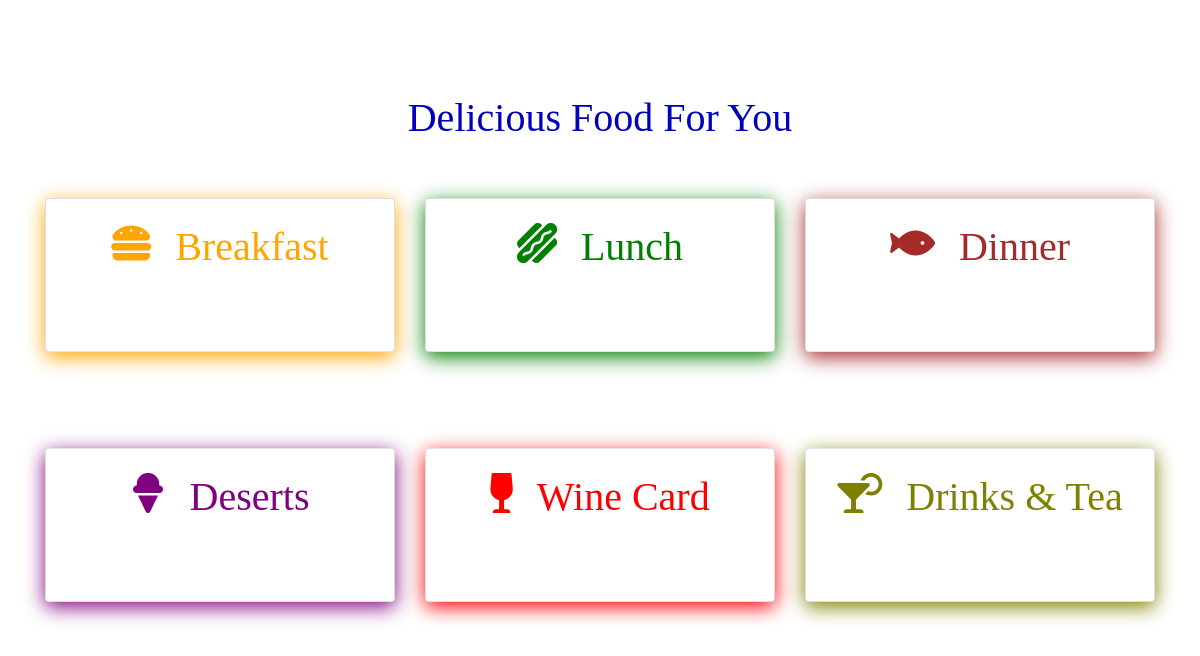
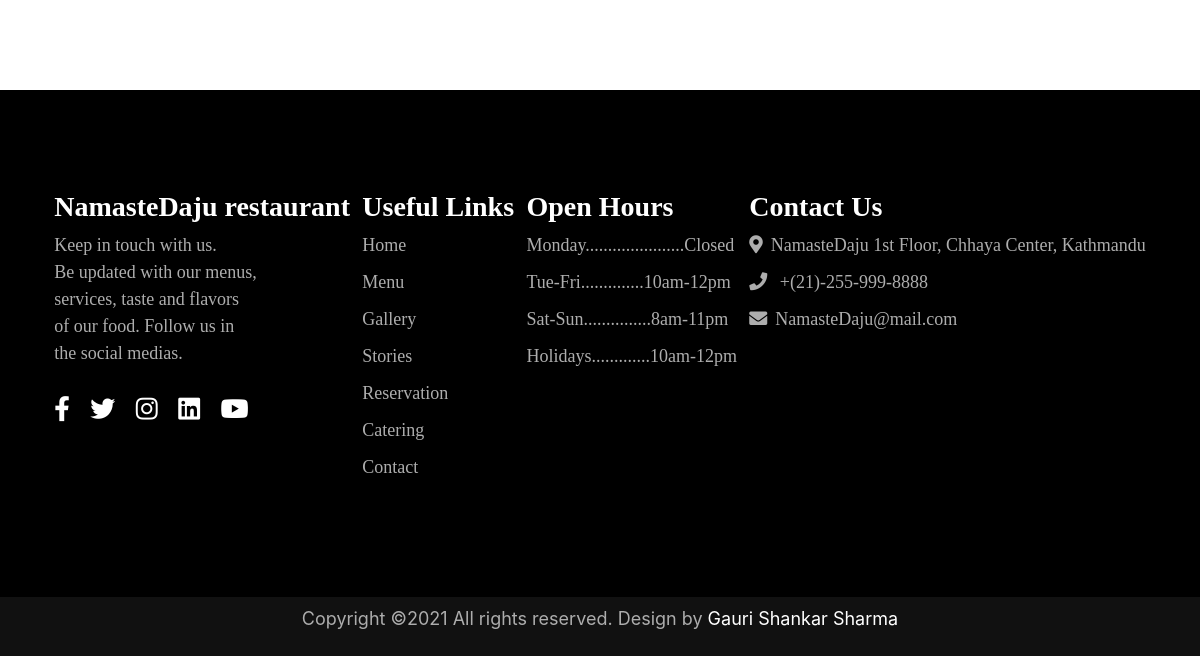
The page /Nd/menu (lower part) on the database as committed earlier (2 pictures, top to bottom).
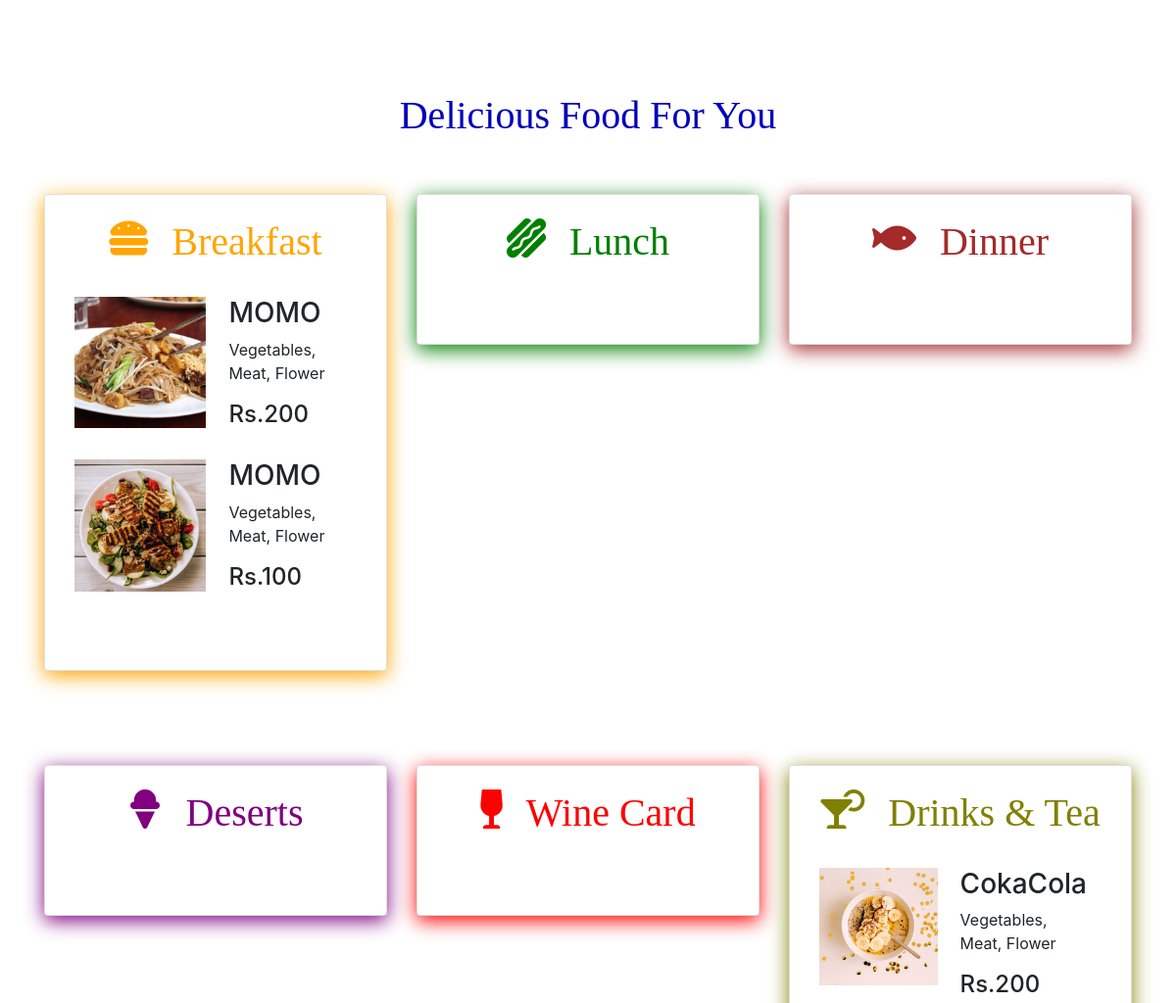
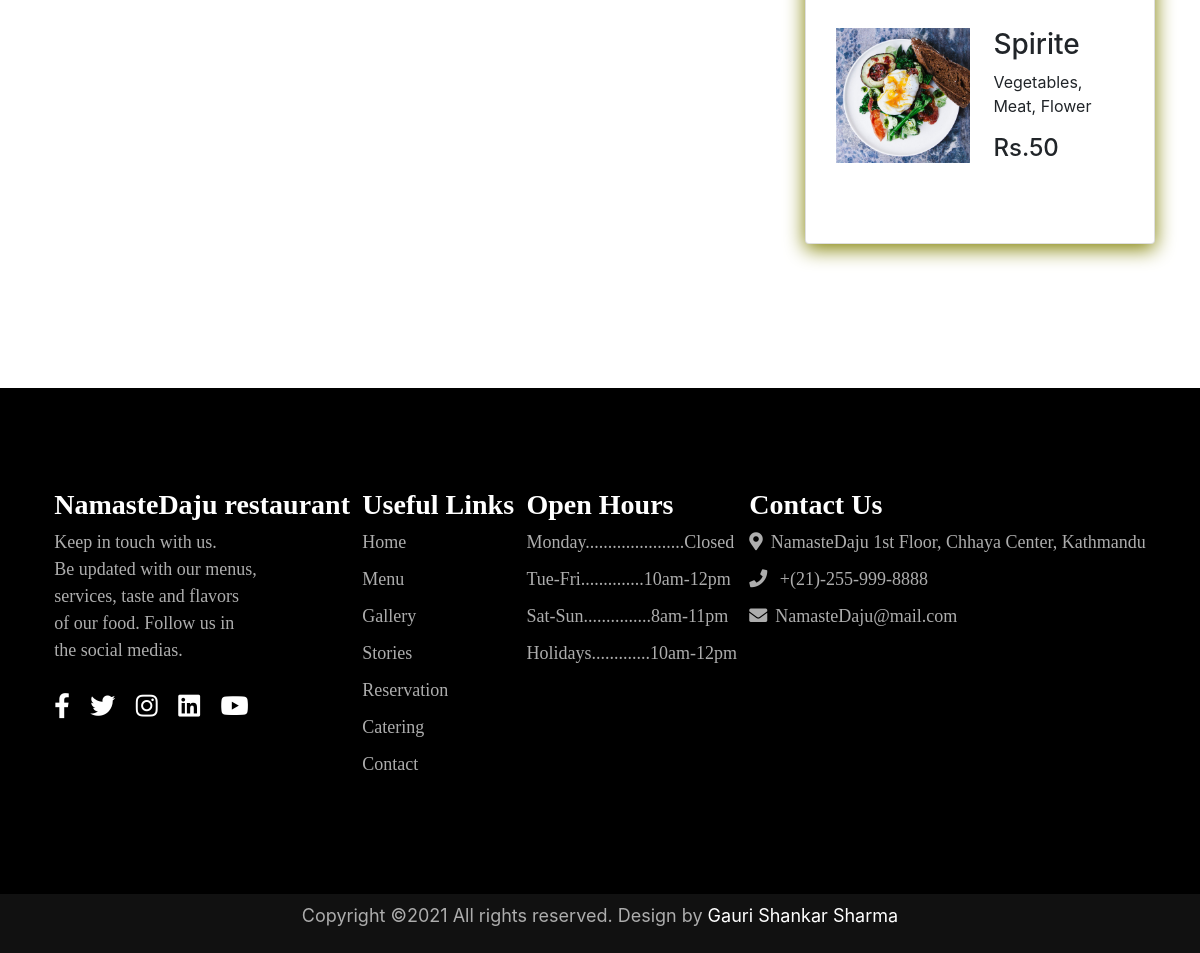
The same page on the database as committed later (2 pictures, top to bottom).
### Nd/models.py (models this page shows, shortened)
class Menu(models.Model):
    options = (('Breakfast', 'Breakfast'), ('Lunch', 'Lunch'), ('Dinner', 'Dinner'), ('Deserts', 'Deserts'), ('Wine Card', 'Wine Card'), ('Drinks & Tea', 'Drinks & Tea'))
    name = models.CharField(max_length=50, validators=[validators.MinLengthValidator(2)])
    description = models.CharField(max_length=200, validators=[validators.MinLengthValidator(4)])
    price = models.IntegerField()
    image = models.FileField(upload_to='static/images/uploads/menu')
    category = models.CharField(max_length=200, choices=options ,validators=[validators.MinLengthValidator(4)])
    uploaded_date = models.DateTimeField(auto_now_add=True)

### Nd/views.py (the view)
# urls.py: path('menu', views.menu),
def menu(request):
    dictionary = {'key': Menu.objects.all(), 'menu': 'selected'}
    return render(request, 'Nd/Menu.html', dictionary)

### Nd/templates/Nd/Menu.html (shortened to what the changed rows need)
{% extends 'Main.html' %}
{% load static %}
{% block css_link %}
    <link href="{% static 'css/Menu.css' %}" rel="stylesheet" type="text/css"/>
{% endblock %}
{% block content %}
    <div class="container-fluid d-flex flex-column py-5" id="Menu">
        <div class="container d-flex justify-content-center py-sm-5" id="MH">
            <h1>Delicious Food For You</h1>
        </div>
        <div class="container-fluid d-lg-flex flex-row justify-content-between mb-5">
            <div class="container mb-5" id="Breakfast">
                <div class="card d-flex flex-column justify-content-between py-4">
                    <div class="container d-flex flex-row justify-content-center pb-4 MCH">
                        <h1>Breakfast</h1>
                    </div>
                    <div class="container-fluid d-flex flex-column justify-content-between mb-4 MCL">
                        {% for i in key %}
                        {% if i.category == "Breakfast" %}
                        <div class="container d-xl-flex flex-row justify-content-between mb-4">
                            <div class="mr-lg-2" id="Image">
                                <img class="img-fluid mb-2" src="/{{i.image}}" alt="pic"/>
                            </div>
                            <div class="container d-flex flex-column" id="Detail">
                                <h3 class="Dh3">{{i.name}}</h3>
                                <p  class="Dp">{{i.description}}</p>
                                <h4 class="Dh4">Rs.{{i.price}} <a class="btn font-weight-bold mt-2 Da">Order Now</a></h4>
                            </div>
                        </div>
                        {% endif %}
                        {% endfor %}
                    </div>
                </div>
            </div>
            <div class="container mb-5" id="Lunch">
                <div class="card d-flex flex-column justify-content-between py-4">
                    <div class="container d-flex flex-row justify-content-center pb-4 MCH">
                        <h1>Lunch</h1>
                    </div>
                </div>
            </div>
            <div class="container mb-5" id="Dinner">
                <div class="card d-flex flex-column justify-content-between py-4">
                    <div class="container d-flex flex-row justify-content-center pb-4 MCH">
                        <h1>Dinner</h1>
                    </div>
                </div>
            </div>
        </div>
        <div class="container-fluid d-lg-flex flex-row justify-content-between mb-5">
            <div class="container mb-5" id="Deserts">
                <div class="card d-flex flex-column justify-content-between py-4">
                    <div class="container d-flex flex-row justify-content-center pb-4 MCH">
                        <h1>Deserts</h1>
                    </div>
                </div>
            </div>
            <div class="container mb-5" id="Wine_Card">
                <div class="card d-flex flex-column justify-content-between py-4">
                    <div class="container d-flex flex-row justify-content-center pb-4 MCH">
                        <h1>Wine Card</h1>
                    </div>
                </div>
            </div>
            <div class="container mb-5" id="Drinks_Tea">
                <div class="card d-flex flex-column justify-content-between py-4">
                    <div class="container d-flex flex-row justify-content-center pb-4 MCH">
                        <h1>Drinks & Tea</h1>
                    </div>
                    <div class="container-fluid d-flex flex-column justify-content-between mb-4 MCL">
                        {% for i in key %}
                        {% if i.category == "Drinks & Tea" %}
                        <div class="container d-xl-flex flex-row justify-content-between mb-4">
                            <div class="mr-lg-2" id="Image">
                                <img class="img-fluid mb-2" src="/{{i.image}}" alt="pic"/>
                            </div>
                            <div class="container d-flex flex-column" id="Detail">
                                <h3 class="Dh3">{{i.name}}</h3>
                                <p  class="Dp">{{i.description}}</p>
                                <h4 class="Dh4">Rs.{{i.price}} <a class="btn font-weight-bold mt-2 Da">Order Now</a></h4>
                            </div>
                        </div>
                        {% endif %}
                        {% endfor %}
                    </div>
                </div>
            </div>
        </div>
    </div>
{% endblock %}

Rows that differ between the two databases and show on the page:
added Menu: image (picture), name "MOMO", description "Vegetables, Meat, Flower", price "200", shown under "Breakfast"
added Menu: image (picture), name "MOMO", description "Vegetables, Meat, Flower", price "100", shown under "Breakfast"
added Menu: image (picture), name "CokaCola", description "Vegetables, Meat, Flower", price "200", shown under "Drinks & Tea"
added Menu: image (picture), name "Spirite", description "Vegetables, Meat, Flower", price "50", shown under "Drinks & Tea"
